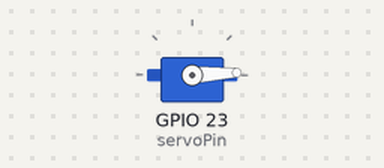
Bench run of a sketch on a simulated ESP32. Parts: servo.

Above: at 0.05 s.
At 1.3 s:
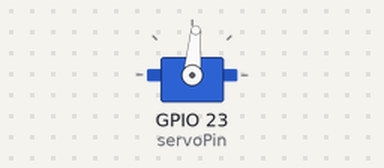
At 2.6 s:
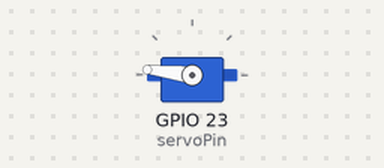
At 5.2 s:
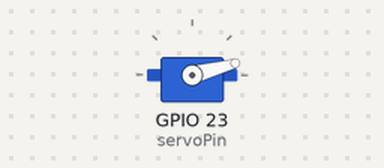
Timing chart, 0 to 7.0 s (numbered marks = the images above):
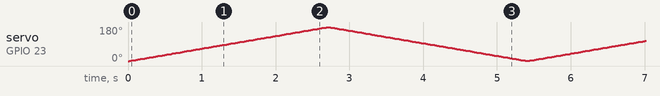

The sketch:

servo_1_test.ino
```cpp
#include <ESP32Servo.h>

Servo myservo;  // create servo object to control a servo
// 16 servo objects can be created on the ESP32

int pos = 0;    // variable to store the servo position
// Recommended PWM GPIO pins on the ESP32 include 2,4,12-19,21-23,25-27,32-33
int servoPin = 23;

void setup() {
	// Allow allocation of all timers
	ESP32PWM::allocateTimer(0);
	ESP32PWM::allocateTimer(1);
	ESP32PWM::allocateTimer(2);
	ESP32PWM::allocateTimer(3);
	myservo.setPeriodHertz(50);    // standard 50 hz servo
	//myservo.attach(servoPin, 500, 2400); MG90S
	//myservo.attach(servoPin, 750, 2250); // MG92B
	myservo.attach(servoPin, 500, 2500); // MG92B and MG90B
	// using default min/max of 1000us and 2000us
	// different servos may require different min/max settings
	// for an accurate 0 to 180 sweep
}

void loop() {

	for (pos = 0; pos <= 180; ++pos) { // goes from 0 degrees to 180 degrees
		// in steps of 1 degree
		myservo.write(pos);    // tell servo to go to position in variable 'pos'
		delay(15);             // waits 15ms for the servo to reach the position
	}
	for (pos = 179; pos >= 1; --pos) { // goes from 180 degrees to 0 degrees
		myservo.write(pos);    // tell servo to go to position in variable 'pos'
		delay(15);             // waits 15ms for the servo to reach the position
	}
}
```
